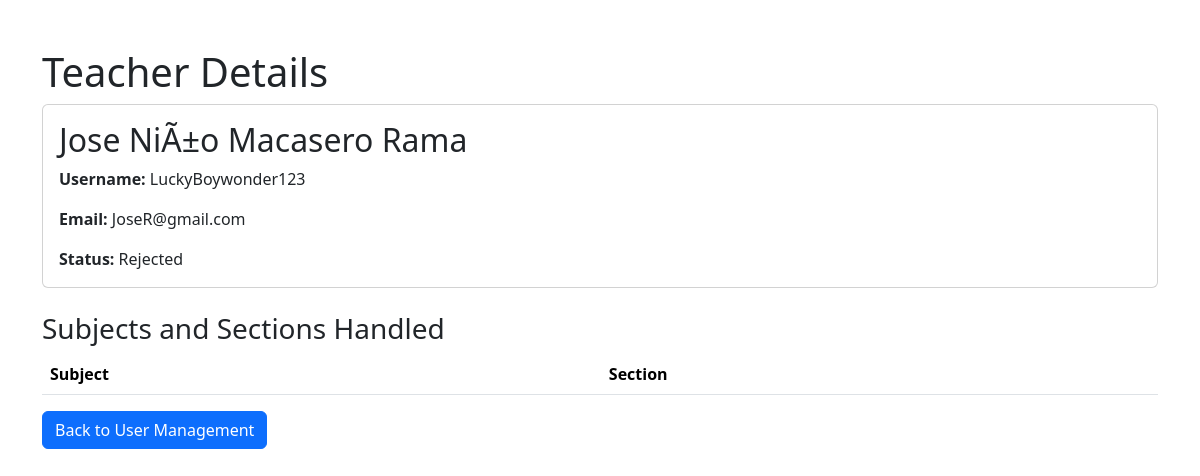
Screenshot of /Home/teacher_details.php?id=16 (signed in) with the database file from the repository.
### tables this page shows
CREATE TABLE `user` (
  `userid` int(11) NOT NULL,
  `name` varchar(36) NOT NULL,
  `username` varchar(36) NOT NULL,
  `address` varchar(36) NOT NULL,
  `role` varchar(36) NOT NULL,
  `security_question` int(11) DEFAULT NULL,
  `security_answer` varchar(255) DEFAULT NULL,
  `status` enum('pending','approved','rejected') DEFAULT 'pending',
  `security_question_id` int(11) DEFAULT NULL,
  `hashed_password` varchar(255) DEFAULT NULL,
  `handled_subjects` int(11) DEFAULT 0,
  `handled_sections` int(11) DEFAULT 0
);

### Home/teacher_details.php (the view, shortened to what this page needs)
<?php
include_once("../LoginRegisterAuthentication/connection.php");
$teacherId = mysqli_real_escape_string($connection, $_GET['id']);
$teacherQuery = "SELECT * FROM user WHERE userid = $teacherId AND role = 'Teacher'";
$teacherResult = mysqli_query($connection, $teacherQuery);
$teacherData = mysqli_fetch_assoc($teacherResult);
?>
<!DOCTYPE html>
<html lang="en">
<head>
    <link rel="stylesheet" href="https://cdn.jsdelivr.net/npm/bootstrap@5.3.3/dist/css/bootstrap.min.css">
</head>
<body>
    <div class="container mt-5">
        <h1>Teacher Details</h1>
        <div class="card mb-4">
            <div class="card-body">
                <h2 class="card-title"><?php echo htmlspecialchars($teacherData['name']); ?></h2>
                <p class="card-text"><strong>Username:</strong> <?php echo htmlspecialchars($teacherData['username']); ?></p>
                <p class="card-text"><strong>Email:</strong> <?php echo htmlspecialchars($teacherData['address']); ?></p>
                <p class="card-text"><strong>Status:</strong> <?php echo ucfirst(htmlspecialchars($teacherData['status'])); ?></p>
            </div>
        </div>
        <h3>Subjects and Sections Handled</h3>
        <table class="table table-striped">
            <thead>
                <tr>
                    <th>Subject</th>
                    <th>Section</th>
                </tr>
            </thead>
        </table>
        <a href="manage_user.php" class="btn btn-primary">Back to User Management</a>
    </div>
</body>
</html>

### rows the page displays
user: name "Jose NiÃ±o Macasero Rama", username "LuckyBoywonder123", address "JoseR@gmail.com", status "Rejected"
